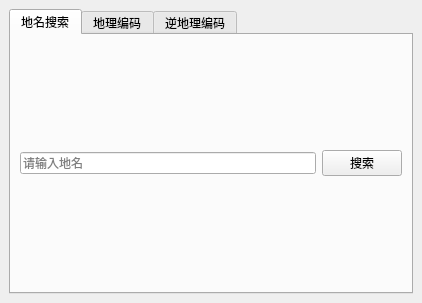
<?xml version="1.0" encoding="UTF-8"?>
<ui version="4.0">
 <class>SearchDockWidget</class>
 <widget class="QDockWidget" name="SearchDockWidget">
  <property name="geometry">
   <rect>
    <x>0</x>
    <y>0</y>
    <width>422</width>
    <height>303</height>
   </rect>
  </property>
  <property name="windowTitle">
   <string>天地图API-搜索</string>
  </property>
  <widget class="QWidget" name="dockWidgetContents">
   <layout class="QVBoxLayout" name="verticalLayout">
    <item>
     <widget class="QTabWidget" name="tabWidget">
      <property name="currentIndex">
       <number>0</number>
      </property>
      <widget class="QWidget" name="tab">
       <attribute name="title">
        <string>地名搜索</string>
       </attribute>
       <layout class="QVBoxLayout" name="verticalLayout_2">
        <item>
         <layout class="QHBoxLayout" name="horizontalLayout_3">
          <item>
           <widget class="QLineEdit" name="lineEdit">
            <property name="placeholderText">
             <string>请输入地名</string>
            </property>
           </widget>
          </item>
          <item>
           <widget class="QPushButton" name="pushButton">
            <property name="cursor">
             <cursorShape>PointingHandCursor</cursorShape>
            </property>
            <property name="text">
             <string>搜索</string>
            </property>
           </widget>
          </item>
         </layout>
        </item>
       </layout>
      </widget>
      <widget class="QWidget" name="tab_2">
       <attribute name="title">
        <string>地理编码</string>
       </attribute>
       <layout class="QVBoxLayout" name="verticalLayout_3">
        <item>
         <layout class="QHBoxLayout" name="horizontalLayout" stretch="4,1">
          <item>
           <widget class="QLineEdit" name="lineEdit_2">
            <property name="inputMask">
             <string/>
            </property>
            <property name="text">
             <string/>
            </property>
            <property name="placeholderText">
             <string>请输入地名</string>
            </property>
           </widget>
          </item>
          <item>
           <widget class="QPushButton" name="pushButton_2">
            <property name="text">
             <string>查询</string>
            </property>
           </widget>
          </item>
         </layout>
        </item>
        <item>
         <widget class="QLabel" name="label">
          <property name="font">
           <font>
            <weight>50</weight>
            <bold>false</bold>
           </font>
          </property>
          <property name="text">
           <string>搜索结果：</string>
          </property>
          <property name="textFormat">
           <enum>Qt::AutoText</enum>
          </property>
          <property name="openExternalLinks">
           <bool>false</bool>
          </property>
          <property name="textInteractionFlags">
           <set>Qt::TextBrowserInteraction</set>
          </property>
         </widget>
        </item>
        <item>
         <widget class="QLabel" name="label_2">
          <property name="textFormat">
           <enum>Qt::RichText</enum>
          </property>
          <property name="textInteractionFlags">
           <set>Qt::LinksAccessibleByMouse|Qt::TextSelectableByMouse</set>
          </property>
         </widget>
        </item>
        <item>
         <spacer name="verticalSpacer">
          <property name="orientation">
           <enum>Qt::Vertical</enum>
          </property>
          <property name="sizeHint" stdset="0">
           <size>
            <width>20</width>
            <height>40</height>
           </size>
          </property>
         </spacer>
        </item>
       </layout>
      </widget>
      <widget class="QWidget" name="tab_3">
       <attribute name="title">
        <string>逆地理编码</string>
       </attribute>
       <layout class="QVBoxLayout" name="verticalLayout_4">
        <item>
         <layout class="QHBoxLayout" name="horizontalLayout_2">
          <item>
           <widget class="QLineEdit" name="lineEdit_3">
            <property name="placeholderText">
             <string>请输入经纬度：经度,纬度</string>
            </property>
           </widget>
          </item>
          <item>
           <widget class="QPushButton" name="btn_cap">
            <property name="maximumSize">
             <size>
              <width>60</width>
              <height>16777215</height>
             </size>
            </property>
            <property name="text">
             <string>拾取坐标</string>
            </property>
           </widget>
          </item>
          <item>
           <widget class="QPushButton" name="pushButton_3">
            <property name="maximumSize">
             <size>
              <width>60</width>
              <height>16777215</height>
             </size>
            </property>
            <property name="text">
             <string>查询</string>
            </property>
           </widget>
          </item>
         </layout>
        </item>
        <item>
         <widget class="QLabel" name="label_3">
          <property name="text">
           <string>搜索结果：</string>
          </property>
         </widget>
        </item>
        <item>
         <widget class="QLabel" name="label_4">
          <property name="text">
           <string/>
          </property>
          <property name="wordWrap">
           <bool>true</bool>
          </property>
          <property name="textInteractionFlags">
           <set>Qt::LinksAccessibleByMouse|Qt::TextSelectableByMouse</set>
          </property>
         </widget>
        </item>
        <item>
         <spacer name="verticalSpacer_2">
          <property name="orientation">
           <enum>Qt::Vertical</enum>
          </property>
          <property name="sizeHint" stdset="0">
           <size>
            <width>20</width>
            <height>40</height>
           </size>
          </property>
         </spacer>
        </item>
       </layout>
      </widget>
     </widget>
    </item>
   </layout>
  </widget>
 </widget>
 <resources/>
 <connections/>
</ui>
